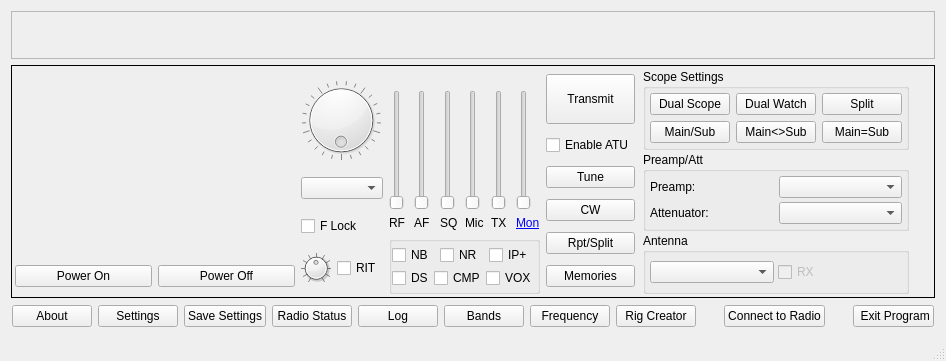
<?xml version="1.0" encoding="UTF-8"?>
<ui version="4.0">
 <class>wfmain</class>
 <widget class="QMainWindow" name="wfmain">
  <property name="geometry">
   <rect>
    <x>0</x>
    <y>0</y>
    <width>946</width>
    <height>361</height>
   </rect>
  </property>
  <property name="acceptDrops">
   <bool>true</bool>
  </property>
  <property name="windowTitle">
   <string>wfmain</string>
  </property>
  <widget class="QWidget" name="centralWidget">
   <layout class="QVBoxLayout" name="verticalLayout">
    <item>
     <widget class="QFrame" name="scopeVFOGroup">
      <property name="sizePolicy">
       <sizepolicy hsizetype="Preferred" vsizetype="Preferred">
        <horstretch>0</horstretch>
        <verstretch>0</verstretch>
       </sizepolicy>
      </property>
      <property name="frameShape">
       <enum>QFrame::Shape::StyledPanel</enum>
      </property>
      <property name="frameShadow">
       <enum>QFrame::Shadow::Raised</enum>
      </property>
      <layout class="QVBoxLayout" name="scopeVFOLayout">
       <property name="spacing">
        <number>0</number>
       </property>
       <property name="leftMargin">
        <number>0</number>
       </property>
       <property name="topMargin">
        <number>0</number>
       </property>
       <property name="rightMargin">
        <number>0</number>
       </property>
       <property name="bottomMargin">
        <number>0</number>
       </property>
       <item>
        <layout class="QVBoxLayout" name="vfoLayout">
         <property name="spacing">
          <number>0</number>
         </property>
         <property name="leftMargin">
          <number>0</number>
         </property>
         <property name="topMargin">
          <number>0</number>
         </property>
         <property name="rightMargin">
          <number>0</number>
         </property>
         <property name="bottomMargin">
          <number>0</number>
         </property>
        </layout>
       </item>
      </layout>
     </widget>
    </item>
    <item>
     <widget class="QFrame" name="mainGroup">
      <property name="sizePolicy">
       <sizepolicy hsizetype="Preferred" vsizetype="Fixed">
        <horstretch>0</horstretch>
        <verstretch>0</verstretch>
       </sizepolicy>
      </property>
      <property name="frameShape">
       <enum>QFrame::Shape::Box</enum>
      </property>
      <property name="frameShadow">
       <enum>QFrame::Shadow::Plain</enum>
      </property>
      <property name="lineWidth">
       <number>1</number>
      </property>
      <property name="midLineWidth">
       <number>0</number>
      </property>
      <layout class="QVBoxLayout" name="verticalLayout_2">
       <property name="spacing">
        <number>2</number>
       </property>
       <property name="leftMargin">
        <number>3</number>
       </property>
       <property name="topMargin">
        <number>3</number>
       </property>
       <property name="rightMargin">
        <number>3</number>
       </property>
       <property name="bottomMargin">
        <number>3</number>
       </property>
       <item>
        <layout class="QHBoxLayout" name="horizontalLayout_2">
         <item>
          <layout class="QVBoxLayout" name="metersVerticalLayout">
           <property name="leftMargin">
            <number>0</number>
           </property>
           <item>
            <layout class="QVBoxLayout" name="meterLayout">
             <property name="spacing">
              <number>0</number>
             </property>
             <property name="topMargin">
              <number>0</number>
             </property>
             <property name="bottomMargin">
              <number>0</number>
             </property>
             <item>
              <widget class="meter" name="meterSPoWidget" native="true">
               <property name="sizePolicy">
                <sizepolicy hsizetype="Preferred" vsizetype="Fixed">
                 <horstretch>0</horstretch>
                 <verstretch>0</verstretch>
                </sizepolicy>
               </property>
               <property name="minimumSize">
                <size>
                 <width>280</width>
                 <height>30</height>
                </size>
               </property>
               <property name="maximumSize">
                <size>
                 <width>16777215</width>
                 <height>60</height>
                </size>
               </property>
              </widget>
             </item>
             <item>
              <widget class="meter" name="meter2Widget" native="true">
               <property name="sizePolicy">
                <sizepolicy hsizetype="Preferred" vsizetype="Fixed">
                 <horstretch>0</horstretch>
                 <verstretch>0</verstretch>
                </sizepolicy>
               </property>
               <property name="minimumSize">
                <size>
                 <width>280</width>
                 <height>30</height>
                </size>
               </property>
               <property name="maximumSize">
                <size>
                 <width>16777215</width>
                 <height>60</height>
                </size>
               </property>
              </widget>
             </item>
             <item>
              <widget class="meter" name="meter3Widget" native="true">
               <property name="minimumSize">
                <size>
                 <width>0</width>
                 <height>30</height>
                </size>
               </property>
               <property name="maximumSize">
                <size>
                 <width>16777215</width>
                 <height>60</height>
                </size>
               </property>
              </widget>
             </item>
            </layout>
           </item>
           <item>
            <layout class="QHBoxLayout" name="horizontalLayout_27">
             <item>
              <widget class="QPushButton" name="rigPowerOnBtn">
               <property name="focusPolicy">
                <enum>Qt::FocusPolicy::NoFocus</enum>
               </property>
               <property name="toolTip">
                <string>&lt;html&gt;&lt;head/&gt;&lt;body&gt;&lt;p&gt;Turns the radio on&lt;/p&gt;&lt;/body&gt;&lt;/html&gt;</string>
               </property>
               <property name="text">
                <string>Power On</string>
               </property>
              </widget>
             </item>
             <item>
              <widget class="QPushButton" name="rigPowerOffBtn">
               <property name="focusPolicy">
                <enum>Qt::FocusPolicy::NoFocus</enum>
               </property>
               <property name="toolTip">
                <string>&lt;html&gt;&lt;head/&gt;&lt;body&gt;&lt;p&gt;Turns the radio off&lt;/p&gt;&lt;/body&gt;&lt;/html&gt;</string>
               </property>
               <property name="text">
                <string>Power Off</string>
               </property>
              </widget>
             </item>
            </layout>
           </item>
          </layout>
         </item>
         <item>
          <layout class="QVBoxLayout" name="tuningLayout">
           <property name="rightMargin">
            <number>0</number>
           </property>
           <item>
            <widget class="QDial" name="freqDial">
             <property name="sizePolicy">
              <sizepolicy hsizetype="Fixed" vsizetype="Fixed">
               <horstretch>0</horstretch>
               <verstretch>0</verstretch>
              </sizepolicy>
             </property>
             <property name="minimumSize">
              <size>
               <width>60</width>
               <height>60</height>
              </size>
             </property>
             <property name="maximumSize">
              <size>
               <width>80</width>
               <height>80</height>
              </size>
             </property>
             <property name="accessibleName">
              <string>Tuning Dial</string>
             </property>
             <property name="minimum">
              <number>3000</number>
             </property>
             <property name="maximum">
              <number>4000</number>
             </property>
             <property name="singleStep">
              <number>10</number>
             </property>
             <property name="pageStep">
              <number>100</number>
             </property>
             <property name="wrapping">
              <bool>true</bool>
             </property>
             <property name="notchesVisible">
              <bool>true</bool>
             </property>
            </widget>
           </item>
           <item>
            <widget class="QComboBox" name="tuningStepCombo">
             <property name="toolTip">
              <string>Tuning Step Selection possibly. Or not...</string>
             </property>
             <property name="accessibleName">
              <string>Tuning Step Selection</string>
             </property>
             <property name="sizeAdjustPolicy">
              <enum>QComboBox::SizeAdjustPolicy::AdjustToContents</enum>
             </property>
            </widget>
           </item>
           <item>
            <widget class="QCheckBox" name="tuneLockChk">
             <property name="accessibleName">
              <string>Frequency Lock</string>
             </property>
             <property name="text">
              <string>F Lock</string>
             </property>
            </widget>
           </item>
           <item>
            <layout class="QHBoxLayout" name="horizontalLayout_25">
             <item>
              <widget class="QDial" name="ritTuneDial">
               <property name="maximumSize">
                <size>
                 <width>30</width>
                 <height>30</height>
                </size>
               </property>
               <property name="accessibleName">
                <string>R I T Dial</string>
               </property>
               <property name="minimum">
                <number>-500</number>
               </property>
               <property name="maximum">
                <number>500</number>
               </property>
               <property name="singleStep">
                <number>10</number>
               </property>
               <property name="pageStep">
                <number>50</number>
               </property>
               <property name="invertedAppearance">
                <bool>false</bool>
               </property>
               <property name="notchTarget">
                <double>10.000000000000000</double>
               </property>
               <property name="notchesVisible">
                <bool>true</bool>
               </property>
              </widget>
             </item>
             <item>
              <widget class="QCheckBox" name="ritEnableChk">
               <property name="accessibleName">
                <string>R I T Enable</string>
               </property>
               <property name="text">
                <string>RIT</string>
               </property>
              </widget>
             </item>
            </layout>
           </item>
          </layout>
         </item>
         <item>
          <layout class="QVBoxLayout" name="controlsLayout">
           <item>
            <spacer name="verticalSpacer">
             <property name="orientation">
              <enum>Qt::Orientation::Vertical</enum>
             </property>
             <property name="sizeHint" stdset="0">
              <size>
               <width>20</width>
               <height>5</height>
              </size>
             </property>
            </spacer>
           </item>
           <item>
            <layout class="QHBoxLayout" name="levelsHorizontalLayout">
             <property name="spacing">
              <number>6</number>
             </property>
             <property name="sizeConstraint">
              <enum>QLayout::SizeConstraint::SetMinimumSize</enum>
             </property>
             <property name="topMargin">
              <number>0</number>
             </property>
             <item>
              <layout class="QVBoxLayout" name="rfVerticalLayout">
               <property name="spacing">
                <number>6</number>
               </property>
               <property name="sizeConstraint">
                <enum>QLayout::SizeConstraint::SetDefaultConstraint</enum>
               </property>
               <property name="rightMargin">
                <number>0</number>
               </property>
               <item>
                <widget class="QSlider" name="rfGainSlider">
                 <property name="sizePolicy">
                  <sizepolicy hsizetype="Fixed" vsizetype="Fixed">
                   <horstretch>0</horstretch>
                   <verstretch>0</verstretch>
                  </sizepolicy>
                 </property>
                 <property name="minimumSize">
                  <size>
                   <width>0</width>
                   <height>120</height>
                  </size>
                 </property>
                 <property name="maximumSize">
                  <size>
                   <width>16777215</width>
                   <height>16777215</height>
                  </size>
                 </property>
                 <property name="toolTip">
                  <string>RX RF Gain</string>
                 </property>
                 <property name="accessibleName">
                  <string>RF Gain</string>
                 </property>
                 <property name="accessibleDescription">
                  <string>Receiver RF Gain</string>
                 </property>
                 <property name="maximum">
                  <number>255</number>
                 </property>
                 <property name="orientation">
                  <enum>Qt::Orientation::Vertical</enum>
                 </property>
                </widget>
               </item>
               <item>
                <widget class="QLabel" name="label_10">
                 <property name="minimumSize">
                  <size>
                   <width>0</width>
                   <height>0</height>
                  </size>
                 </property>
                 <property name="maximumSize">
                  <size>
                   <width>16777215</width>
                   <height>15</height>
                  </size>
                 </property>
                 <property name="text">
                  <string>RF</string>
                 </property>
                </widget>
               </item>
              </layout>
             </item>
             <item>
              <layout class="QVBoxLayout" name="afVerticalLayout">
               <property name="rightMargin">
                <number>0</number>
               </property>
               <item>
                <widget class="QSlider" name="afGainSlider">
                 <property name="sizePolicy">
                  <sizepolicy hsizetype="Fixed" vsizetype="Fixed">
                   <horstretch>0</horstretch>
                   <verstretch>0</verstretch>
                  </sizepolicy>
                 </property>
                 <property name="minimumSize">
                  <size>
                   <width>0</width>
                   <height>120</height>
                  </size>
                 </property>
                 <property name="maximumSize">
                  <size>
                   <width>16777215</width>
                   <height>16777215</height>
                  </size>
                 </property>
                 <property name="toolTip">
                  <string>RX AF Gain</string>
                 </property>
                 <property name="accessibleName">
                  <string>AF Gain</string>
                 </property>
                 <property name="accessibleDescription">
                  <string>Receive Audio Level. Sets rig volume on USB rigs, and sets PC volume on LAN rigs.</string>
                 </property>
                 <property name="maximum">
                  <number>255</number>
                 </property>
                 <property name="orientation">
                  <enum>Qt::Orientation::Vertical</enum>
                 </property>
                </widget>
               </item>
               <item>
                <widget class="QLabel" name="label_11">
                 <property name="maximumSize">
                  <size>
                   <width>16777215</width>
                   <height>15</height>
                  </size>
                 </property>
                 <property name="text">
                  <string>AF</string>
                 </property>
                </widget>
               </item>
              </layout>
             </item>
             <item>
              <layout class="QVBoxLayout" name="sqVerticalLayout">
               <property name="leftMargin">
                <number>0</number>
               </property>
               <item>
                <widget class="QSlider" name="sqlSlider">
                 <property name="sizePolicy">
                  <sizepolicy hsizetype="Fixed" vsizetype="Fixed">
                   <horstretch>0</horstretch>
                   <verstretch>0</verstretch>
                  </sizepolicy>
                 </property>
                 <property name="minimumSize">
                  <size>
                   <width>0</width>
                   <height>120</height>
                  </size>
                 </property>
                 <property name="maximumSize">
                  <size>
                   <width>16777215</width>
                   <height>16777215</height>
                  </size>
                 </property>
                 <property name="toolTip">
                  <string>&lt;html&gt;&lt;head/&gt;&lt;body&gt;&lt;p&gt;Squelch&lt;/p&gt;&lt;/body&gt;&lt;/html&gt;</string>
                 </property>
                 <property name="accessibleName">
                  <string>Squelch</string>
                 </property>
                 <property name="accessibleDescription">
                  <string>Squelch control. Top is fully-muted, bottom is wide open.</string>
                 </property>
                 <property name="maximum">
                  <number>255</number>
                 </property>
                 <property name="orientation">
                  <enum>Qt::Orientation::Vertical</enum>
                 </property>
                </widget>
               </item>
               <item>
                <widget class="QLabel" name="label_21">
                 <property name="maximumSize">
                  <size>
                   <width>16777215</width>
                   <height>15</height>
                  </size>
                 </property>
                 <property name="text">
                  <string>SQ</string>
                 </property>
                </widget>
               </item>
              </layout>
             </item>
             <item>
              <layout class="QVBoxLayout" name="micVerticalLayout">
               <property name="leftMargin">
                <number>0</number>
               </property>
               <item>
                <widget class="QSlider" name="micGainSlider">
                 <property name="sizePolicy">
                  <sizepolicy hsizetype="Fixed" vsizetype="Fixed">
                   <horstretch>0</horstretch>
                   <verstretch>0</verstretch>
                  </sizepolicy>
                 </property>
                 <property name="minimumSize">
                  <size>
                   <width>0</width>
                   <height>120</height>
                  </size>
                 </property>
                 <property name="maximumSize">
                  <size>
                   <width>16777215</width>
                   <height>16777215</height>
                  </size>
                 </property>
                 <property name="toolTip">
                  <string>Mic Gain</string>
                 </property>
                 <property name="accessibleName">
                  <string>Transmit Audio Gain</string>
                 </property>
                 <property name="accessibleDescription">
                  <string>Sets the gain for the transmit audio source, for example mic gain or accessory port gain</string>
                 </property>
                 <property name="maximum">
                  <number>255</number>
                 </property>
                 <property name="orientation">
                  <enum>Qt::Orientation::Vertical</enum>
                 </property>
                </widget>
               </item>
               <item>
                <widget class="QLabel" name="modSliderLbl">
                 <property name="maximumSize">
                  <size>
                   <width>16777215</width>
                   <height>15</height>
                  </size>
                 </property>
                 <property name="text">
                  <string>Mic</string>
                 </property>
                </widget>
               </item>
              </layout>
             </item>
             <item>
              <layout class="QVBoxLayout" name="txVerticalLayout">
               <property name="rightMargin">
                <number>0</number>
               </property>
               <item>
                <widget class="QSlider" name="txPowerSlider">
                 <property name="sizePolicy">
                  <sizepolicy hsizetype="Fixed" vsizetype="Fixed">
                   <horstretch>0</horstretch>
                   <verstretch>0</verstretch>
                  </sizepolicy>
                 </property>
                 <property name="minimumSize">
                  <size>
                   <width>0</width>
                   <height>120</height>
                  </size>
                 </property>
                 <property name="maximumSize">
                  <size>
                   <width>16777215</width>
                   <height>16777215</height>
                  </size>
                 </property>
                 <property name="toolTip">
                  <string>Transmit Power</string>
                 </property>
                 <property name="accessibleName">
                  <string>Transmit Power</string>
                 </property>
                 <property name="accessibleDescription">
                  <string>Transmit power level</string>
                 </property>
                 <property name="maximum">
                  <number>255</number>
                 </property>
                 <property name="orientation">
                  <enum>Qt::Orientation::Vertical</enum>
                 </property>
                </widget>
               </item>
               <item>
                <widget class="QLabel" name="label_23">
                 <property name="maximumSize">
                  <size>
                   <width>16777215</width>
                   <height>15</height>
                  </size>
                 </property>
                 <property name="text">
                  <string>TX</string>
                 </property>
                </widget>
               </item>
              </layout>
             </item>
             <item>
              <layout class="QVBoxLayout" name="monVerticalLayout">
               <item>
                <widget class="QSlider" name="monitorSlider">
                 <property name="sizePolicy">
                  <sizepolicy hsizetype="Fixed" vsizetype="Fixed">
                   <horstretch>0</horstretch>
                   <verstretch>0</verstretch>
                  </sizepolicy>
                 </property>
                 <property name="minimumSize">
                  <size>
                   <width>0</width>
                   <height>120</height>
                  </size>
                 </property>
                 <property name="maximumSize">
                  <size>
                   <width>16777215</width>
                   <height>16777215</height>
                  </size>
                 </property>
                 <property name="toolTip">
                  <string>Set the rado monitor level</string>
                 </property>
                 <property name="maximum">
                  <number>255</number>
                 </property>
                 <property name="orientation">
                  <enum>Qt::Orientation::Vertical</enum>
                 </property>
                </widget>
               </item>
               <item>
                <widget class="QLabel" name="monitorLabel">
                 <property name="maximumSize">
                  <size>
                   <width>16777215</width>
                   <height>15</height>
                  </size>
                 </property>
                 <property name="mouseTracking">
                  <bool>true</bool>
                 </property>
                 <property name="text">
                  <string>&lt;a href='#'&gt;Mon&lt;/a&gt;</string>
                 </property>
                 <property name="textFormat">
                  <enum>Qt::TextFormat::AutoText</enum>
                 </property>
                 <property name="openExternalLinks">
                  <bool>false</bool>
                 </property>
                 <property name="textInteractionFlags">
                  <set>Qt::TextInteractionFlag::LinksAccessibleByMouse</set>
                 </property>
                </widget>
               </item>
              </layout>
             </item>
            </layout>
           </item>
           <item>
            <widget class="QGroupBox" name="OtherControlsGrp">
             <property name="title">
              <string/>
             </property>
             <layout class="QVBoxLayout" name="verticalLayout_3">
              <property name="spacing">
               <number>3</number>
              </property>
              <property name="leftMargin">
               <number>0</number>
              </property>
              <property name="topMargin">
               <number>3</number>
              </property>
              <property name="rightMargin">
               <number>0</number>
              </property>
              <property name="bottomMargin">
               <number>3</number>
              </property>
              <item>
               <layout class="QHBoxLayout" name="horizontalLayout_6">
                <property name="spacing">
                 <number>0</number>
                </property>
                <item>
                 <widget class="QCheckBox" name="nbEnableChk">
                  <property name="toolTip">
                   <string>Noise Blanker</string>
                  </property>
                  <property name="text">
                   <string>NB</string>
                  </property>
                 </widget>
                </item>
                <item>
                 <widget class="QCheckBox" name="nrEnableChk">
                  <property name="toolTip">
                   <string>Noise Reduction</string>
                  </property>
                  <property name="text">
                   <string>NR</string>
                  </property>
                 </widget>
                </item>
                <item>
                 <widget class="QCheckBox" name="ipPlusEnableChk">
                  <property name="toolTip">
                   <string>IP+ Funcion</string>
                  </property>
                  <property name="text">
                   <string>IP+</string>
                  </property>
                 </widget>
                </item>
               </layout>
              </item>
              <item>
               <layout class="QHBoxLayout" name="horizontalLayout">
                <property name="spacing">
                 <number>0</number>
                </property>
                <item>
                 <widget class="QCheckBox" name="digiselEnableChk">
                  <property name="toolTip">
                   <string>Digi-Sel</string>
                  </property>
                  <property name="text">
                   <string>DS</string>
                  </property>
                 </widget>
                </item>
                <item>
                 <widget class="QCheckBox" name="compEnableChk">
                  <property name="toolTip">
                   <string>Compressor</string>
                  </property>
                  <property name="text">
                   <string>CMP</string>
                  </property>
                 </widget>
                </item>
                <item>
                 <widget class="QCheckBox" name="voxEnableChk">
                  <property name="toolTip">
                   <string>Vox Enable</string>
                  </property>
                  <property name="text">
                   <string>VOX</string>
                  </property>
                 </widget>
                </item>
               </layout>
              </item>
             </layout>
            </widget>
           </item>
          </layout>
         </item>
         <item>
          <layout class="QVBoxLayout" name="buttonsVerticalLayout">
           <property name="leftMargin">
            <number>0</number>
           </property>
           <property name="topMargin">
            <number>0</number>
           </property>
           <item>
            <widget class="QPushButton" name="transmitBtn">
             <property name="minimumSize">
              <size>
               <width>0</width>
               <height>50</height>
              </size>
             </property>
             <property name="focusPolicy">
              <enum>Qt::FocusPolicy::NoFocus</enum>
             </property>
             <property name="toolTip">
              <string>Transmit and Receive button</string>
             </property>
             <property name="text">
              <string>Transmit</string>
             </property>
            </widget>
           </item>
           <item>
            <widget class="QCheckBox" name="tuneEnableChk">
             <property name="toolTip">
              <string>Enable the Automatic Antenna Tuner</string>
             </property>
             <property name="accessibleName">
              <string>Enable ATU</string>
             </property>
             <property name="accessibleDescription">
              <string>Enable or disable the automatic antenna tuner</string>
             </property>
             <property name="text">
              <string>Enable ATU</string>
             </property>
            </widget>
           </item>
           <item>
            <widget class="QPushButton" name="tuneNowBtn">
             <property name="focusPolicy">
              <enum>Qt::FocusPolicy::NoFocus</enum>
             </property>
             <property name="toolTip">
              <string>Start the automatic antenna tuner cycle</string>
             </property>
             <property name="text">
              <string>Tune</string>
             </property>
            </widget>
           </item>
           <item>
            <widget class="QPushButton" name="cwButton">
             <property name="focusPolicy">
              <enum>Qt::FocusPolicy::NoFocus</enum>
             </property>
             <property name="toolTip">
              <string>Press to bring up the CW Sender</string>
             </property>
             <property name="text">
              <string>CW</string>
             </property>
            </widget>
           </item>
           <item>
            <widget class="QPushButton" name="rptSetupBtn">
             <property name="focusPolicy">
              <enum>Qt::FocusPolicy::NoFocus</enum>
             </property>
             <property name="toolTip">
              <string>Show the repeater tone and offset window</string>
             </property>
             <property name="text">
              <string>Rpt/Split</string>
             </property>
            </widget>
           </item>
           <item>
            <widget class="QPushButton" name="memoriesBtn">
             <property name="focusPolicy">
              <enum>Qt::FocusPolicy::NoFocus</enum>
             </property>
             <property name="text">
              <string>Memories</string>
             </property>
            </widget>
           </item>
          </layout>
         </item>
         <item>
          <layout class="QVBoxLayout" name="rightControlsLayout">
           <property name="spacing">
            <number>2</number>
           </property>
           <property name="leftMargin">
            <number>2</number>
           </property>
           <property name="topMargin">
            <number>0</number>
           </property>
           <property name="rightMargin">
            <number>2</number>
           </property>
           <property name="bottomMargin">
            <number>0</number>
           </property>
           <item>
            <widget class="QGroupBox" name="scopeSettingsGroup">
             <property name="title">
              <string>Scope Settings</string>
             </property>
             <layout class="QHBoxLayout" name="horizontalLayout_4">
              <property name="spacing">
               <number>3</number>
              </property>
              <property name="leftMargin">
               <number>4</number>
              </property>
              <property name="topMargin">
               <number>4</number>
              </property>
              <property name="rightMargin">
               <number>4</number>
              </property>
              <property name="bottomMargin">
               <number>4</number>
              </property>
              <item>
               <layout class="QHBoxLayout" name="horizontalLayout_3">
                <property name="spacing">
                 <number>3</number>
                </property>
                <item>
                 <layout class="QGridLayout" name="gridLayout">
                  <item row="2" column="1">
                   <widget class="QPushButton" name="dualWatchBtn">
                    <property name="focusPolicy">
                     <enum>Qt::FocusPolicy::NoFocus</enum>
                    </property>
                    <property name="text">
                     <string>Dual Watch</string>
                    </property>
                    <property name="checkable">
                     <bool>true</bool>
                    </property>
                   </widget>
                  </item>
                  <item row="2" column="0">
                   <widget class="QPushButton" name="scopeDualBtn">
                    <property name="sizePolicy">
                     <sizepolicy hsizetype="Minimum" vsizetype="Fixed">
                      <horstretch>0</horstretch>
                      <verstretch>0</verstretch>
                     </sizepolicy>
                    </property>
                    <property name="maximumSize">
                     <size>
                      <width>16777215</width>
                      <height>16777215</height>
                     </size>
                    </property>
                    <property name="focusPolicy">
                     <enum>Qt::FocusPolicy::NoFocus</enum>
                    </property>
                    <property name="text">
                     <string>Dual Scope</string>
                    </property>
                    <property name="checkable">
                     <bool>true</bool>
                    </property>
                   </widget>
                  </item>
                  <item row="6" column="0">
                   <widget class="QPushButton" name="scopeMainSubBtn">
                    <property name="maximumSize">
                     <size>
                      <width>16777215</width>
                      <height>16777215</height>
                     </size>
                    </property>
                    <property name="focusPolicy">
                     <enum>Qt::FocusPolicy::NoFocus</enum>
                    </property>
                    <property name="text">
                     <string>Main/Sub</string>
                    </property>
                    <property name="checkable">
                     <bool>false</bool>
                    </property>
                   </widget>
                  </item>
                  <item row="2" column="2">
                   <widget class="QPushButton" name="splitBtn">
                    <property name="focusPolicy">
                     <enum>Qt::FocusPolicy::NoFocus</enum>
                    </property>
                    <property name="text">
                     <string>Split</string>
                    </property>
                    <property name="checkable">
                     <bool>true</bool>
                    </property>
                   </widget>
                  </item>
                  <item row="6" column="1">
                   <widget class="QPushButton" name="swapMainSubBtn">
                    <property name="focusPolicy">
                     <enum>Qt::FocusPolicy::NoFocus</enum>
                    </property>
                    <property name="text">
                     <string>Main&lt;&gt;Sub</string>
                    </property>
                   </widget>
                  </item>
                  <item row="6" column="2">
                   <widget class="QPushButton" name="mainEqualsSubBtn">
                    <property name="focusPolicy">
                     <enum>Qt::FocusPolicy::NoFocus</enum>
                    </property>
                    <property name="text">
                     <string>Main=Sub</string>
                    </property>
                   </widget>
                  </item>
                 </layout>
                </item>
               </layout>
              </item>
             </layout>
            </widget>
           </item>
           <item>
            <widget class="QGroupBox" name="preampAttGroup">
             <property name="title">
              <string>Preamp/Att</string>
             </property>
             <layout class="QVBoxLayout" name="preAttLayout">
              <property name="spacing">
               <number>4</number>
              </property>
              <property name="leftMargin">
               <number>4</number>
              </property>
              <property name="topMargin">
               <number>4</number>
              </property>
              <property name="rightMargin">
               <number>4</number>
              </property>
              <property name="bottomMargin">
               <number>4</number>
              </property>
              <item>
               <layout class="QHBoxLayout" name="horizontalLayout_23">
                <item>
                 <widget class="QLabel" name="label_12">
                  <property name="text">
                   <string>Preamp:</string>
                  </property>
                 </widget>
                </item>
                <item>
                 <widget class="QComboBox" name="preampSelCombo">
                  <property name="accessibleName">
                   <string>Preamp selector</string>
                  </property>
                  <property name="sizeAdjustPolicy">
                   <enum>QComboBox::SizeAdjustPolicy::AdjustToContents</enum>
                  </property>
                 </widget>
                </item>
               </layout>
              </item>
              <item>
               <layout class="QHBoxLayout" name="horizontalLayout_19">
                <property name="topMargin">
                 <number>0</number>
                </property>
                <property name="bottomMargin">
                 <number>0</number>
                </property>
                <item>
                 <widget class="QLabel" name="label_30">
                  <property name="text">
                   <string>Attenuator:</string>
                  </property>
                 </widget>
                </item>
                <item>
                 <widget class="QComboBox" name="attSelCombo">
                  <property name="accessibleName">
                   <string>Attenuator selector</string>
                  </property>
                  <property name="sizeAdjustPolicy">
                   <enum>QComboBox::SizeAdjustPolicy::AdjustToContents</enum>
                  </property>
                 </widget>
                </item>
               </layout>
              </item>
             </layout>
            </widget>
           </item>
           <item>
            <widget class="QGroupBox" name="antennaGroup">
             <property name="title">
              <string>Antenna</string>
             </property>
             <layout class="QHBoxLayout" name="horizontalLayout_5">
              <property name="spacing">
               <number>4</number>
              </property>
              <property name="leftMargin">
               <number>4</number>
              </property>
              <property name="topMargin">
               <number>8</number>
              </property>
              <property name="rightMargin">
               <number>4</number>
              </property>
              <property name="bottomMargin">
               <number>8</number>
              </property>
              <item>
               <widget class="QComboBox" name="antennaSelCombo">
                <property name="accessibleName">
                 <string>Antenna port selector</string>
                </property>
                <property name="sizeAdjustPolicy">
                 <enum>QComboBox::SizeAdjustPolicy::AdjustToContents</enum>
                </property>
               </widget>
              </item>
              <item>
               <widget class="QCheckBox" name="rxAntennaCheck">
                <property name="enabled">
                 <bool>false</bool>
                </property>
                <property name="text">
                 <string>RX</string>
                </property>
               </widget>
              </item>
             </layout>
            </widget>
           </item>
          </layout>
         </item>
         <item>
          <spacer name="horizontalSpacer_3">
           <property name="orientation">
            <enum>Qt::Orientation::Horizontal</enum>
           </property>
           <property name="sizeHint" stdset="0">
            <size>
             <width>40</width>
             <height>20</height>
            </size>
           </property>
          </spacer>
         </item>
        </layout>
       </item>
      </layout>
     </widget>
    </item>
    <item>
     <widget class="QFrame" name="lowerButtonsFrame">
      <property name="sizePolicy">
       <sizepolicy hsizetype="Expanding" vsizetype="Fixed">
        <horstretch>0</horstretch>
        <verstretch>0</verstretch>
       </sizepolicy>
      </property>
      <layout class="QHBoxLayout" name="horizontalLayout_16">
       <property name="sizeConstraint">
        <enum>QLayout::SizeConstraint::SetDefaultConstraint</enum>
       </property>
       <property name="leftMargin">
        <number>1</number>
       </property>
       <property name="topMargin">
        <number>1</number>
       </property>
       <property name="rightMargin">
        <number>1</number>
       </property>
       <property name="bottomMargin">
        <number>1</number>
       </property>
       <item>
        <widget class="QPushButton" name="aboutBtn">
         <property name="focusPolicy">
          <enum>Qt::FocusPolicy::NoFocus</enum>
         </property>
         <property name="text">
          <string>About</string>
         </property>
        </widget>
       </item>
       <item>
        <widget class="QPushButton" name="showSettingsBtn">
         <property name="focusPolicy">
          <enum>Qt::FocusPolicy::NoFocus</enum>
         </property>
         <property name="text">
          <string>Settings</string>
         </property>
        </widget>
       </item>
       <item>
        <widget class="QPushButton" name="saveSettingsBtn">
         <property name="focusPolicy">
          <enum>Qt::FocusPolicy::NoFocus</enum>
         </property>
         <property name="text">
          <string>Save Settings</string>
         </property>
        </widget>
       </item>
       <item>
        <widget class="QPushButton" name="radioStatusBtn">
         <property name="focusPolicy">
          <enum>Qt::FocusPolicy::NoFocus</enum>
         </property>
         <property name="text">
          <string>Radio Status</string>
         </property>
        </widget>
       </item>
       <item>
        <widget class="QPushButton" name="showLogBtn">
         <property name="focusPolicy">
          <enum>Qt::FocusPolicy::NoFocus</enum>
         </property>
         <property name="text">
          <string>Log</string>
         </property>
        </widget>
       </item>
       <item>
        <widget class="QPushButton" name="showBandsBtn">
         <property name="focusPolicy">
          <enum>Qt::FocusPolicy::NoFocus</enum>
         </property>
         <property name="text">
          <string>Bands</string>
         </property>
        </widget>
       </item>
       <item>
        <widget class="QPushButton" name="showFreqBtn">
         <property name="focusPolicy">
          <enum>Qt::FocusPolicy::NoFocus</enum>
         </property>
         <property name="text">
          <string>Frequency</string>
         </property>
        </widget>
       </item>
       <item>
        <widget class="QPushButton" name="rigCreatorBtn">
         <property name="focusPolicy">
          <enum>Qt::FocusPolicy::NoFocus</enum>
         </property>
         <property name="text">
          <string>Rig Creator</string>
         </property>
        </widget>
       </item>
       <item>
        <spacer name="horizontalSpacer_32">
         <property name="orientation">
          <enum>Qt::Orientation::Horizontal</enum>
         </property>
         <property name="sizeHint" stdset="0">
          <size>
           <width>40</width>
           <height>20</height>
          </size>
         </property>
        </spacer>
       </item>
       <item>
        <widget class="QPushButton" name="connectBtn">
         <property name="focusPolicy">
          <enum>Qt::FocusPolicy::NoFocus</enum>
         </property>
         <property name="text">
          <string>Connect to Radio</string>
         </property>
        </widget>
       </item>
       <item>
        <spacer name="horizontalSpacer_9">
         <property name="orientation">
          <enum>Qt::Orientation::Horizontal</enum>
         </property>
         <property name="sizeHint" stdset="0">
          <size>
           <width>40</width>
           <height>20</height>
          </size>
         </property>
        </spacer>
       </item>
       <item>
        <widget class="QPushButton" name="exitBtn">
         <property name="font">
          <font>
           <bold>false</bold>
          </font>
         </property>
         <property name="focusPolicy">
          <enum>Qt::FocusPolicy::NoFocus</enum>
         </property>
         <property name="text">
          <string> Exit Program</string>
         </property>
        </widget>
       </item>
      </layout>
     </widget>
    </item>
   </layout>
  </widget>
  <widget class="QStatusBar" name="statusBar"/>
 </widget>
 <layoutdefault spacing="6" margin="11"/>
 <customwidgets>
  <customwidget>
   <class>meter</class>
   <extends>QWidget</extends>
   <header>meter.h</header>
   <container>1</container>
  </customwidget>
 </customwidgets>
 <resources/>
 <connections/>
</ui>
